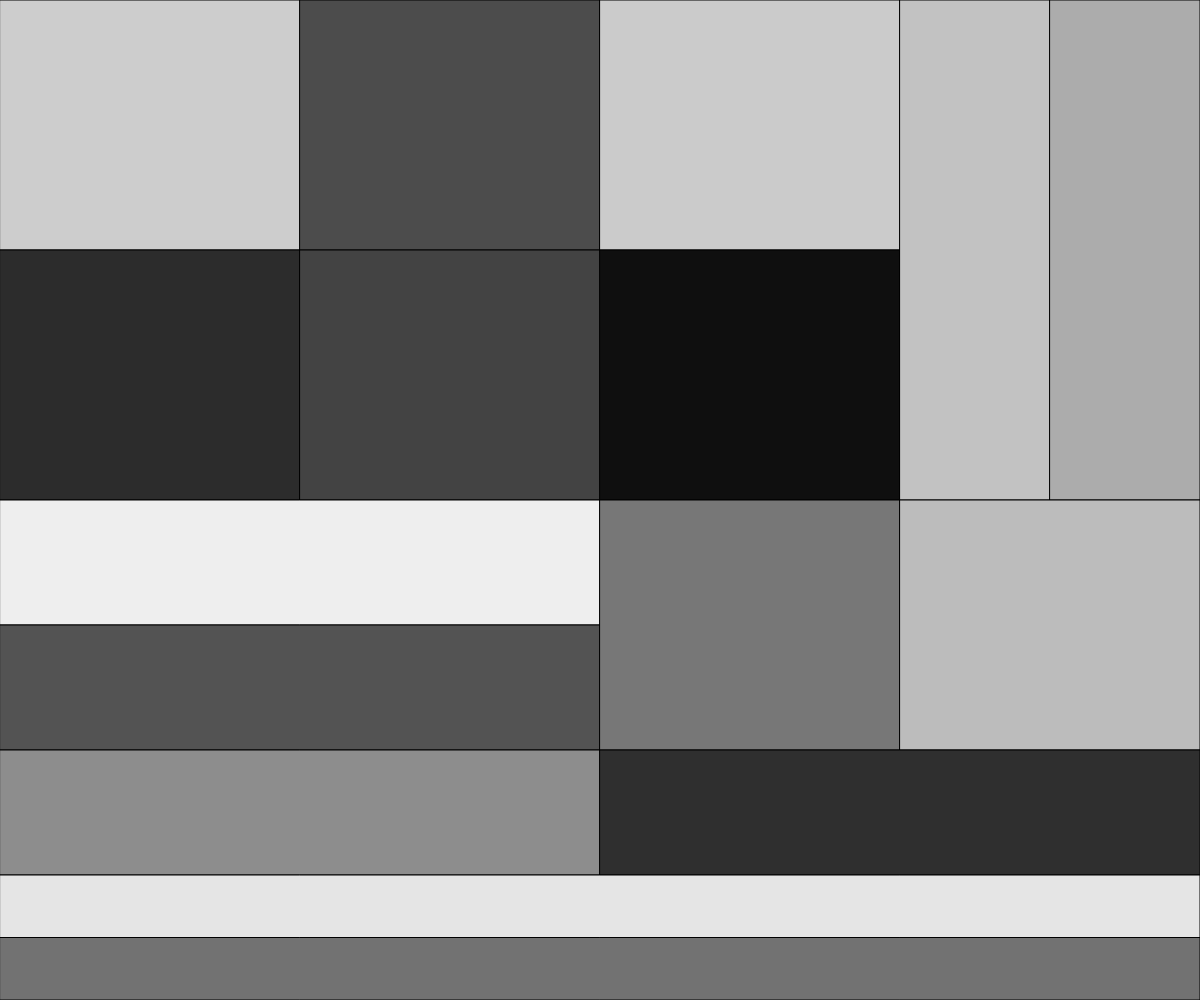
Frame 1 (no input)
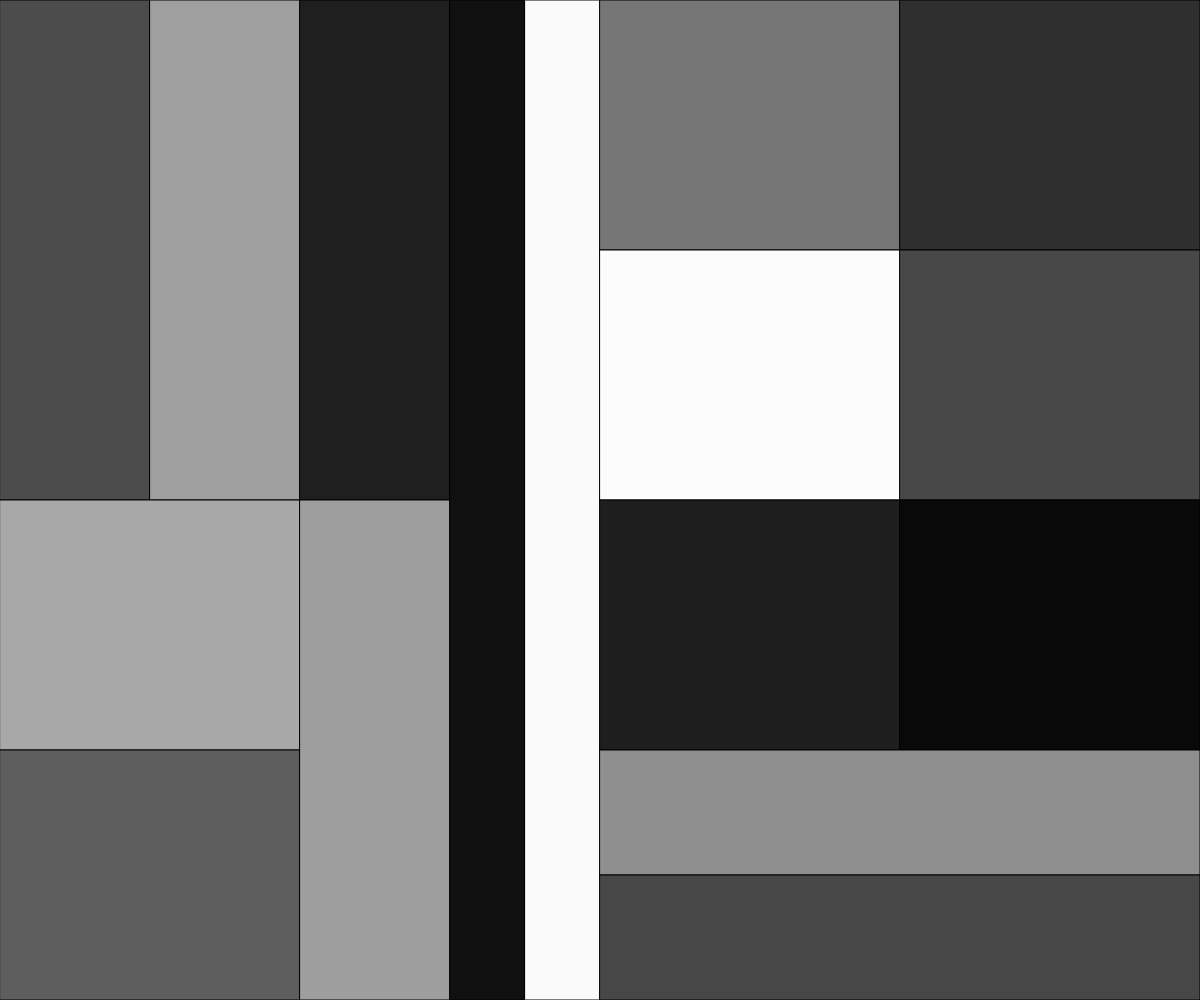
Frame 2 (the mouse pressed at the canvas centre, redrawn once)

The p5.js sketch that drew these frames (run headless with seeded random() and noise() and a simulated clock; the mouse was pressed at the canvas centre and the sketch redrawn once):

// p5.js sketch
// ── sketch.js
function setup() { createCanvas(windowWidth, windowHeight); noLoop(); }
function draw() {
  background(255);
  divide(0, 0, width, height, 4);
}
function divide(x, y, w, h, depth) {
  if(depth == 0) { 
    fill(random(255)); rect(x, y, w, h); 
    return; 
  }
  let n = int(random(2));
  if(n==0) {
    divide(x, y, w/2, h, depth-1);
    divide(x+w/2, y, w/2, h, depth-1);
  } else {
    divide(x, y, w, h/2, depth-1);
    divide(x, y+h/2, w, h/2, depth-1);
  }
}
function windowResized() { resizeCanvas(windowWidth, windowHeight); }
